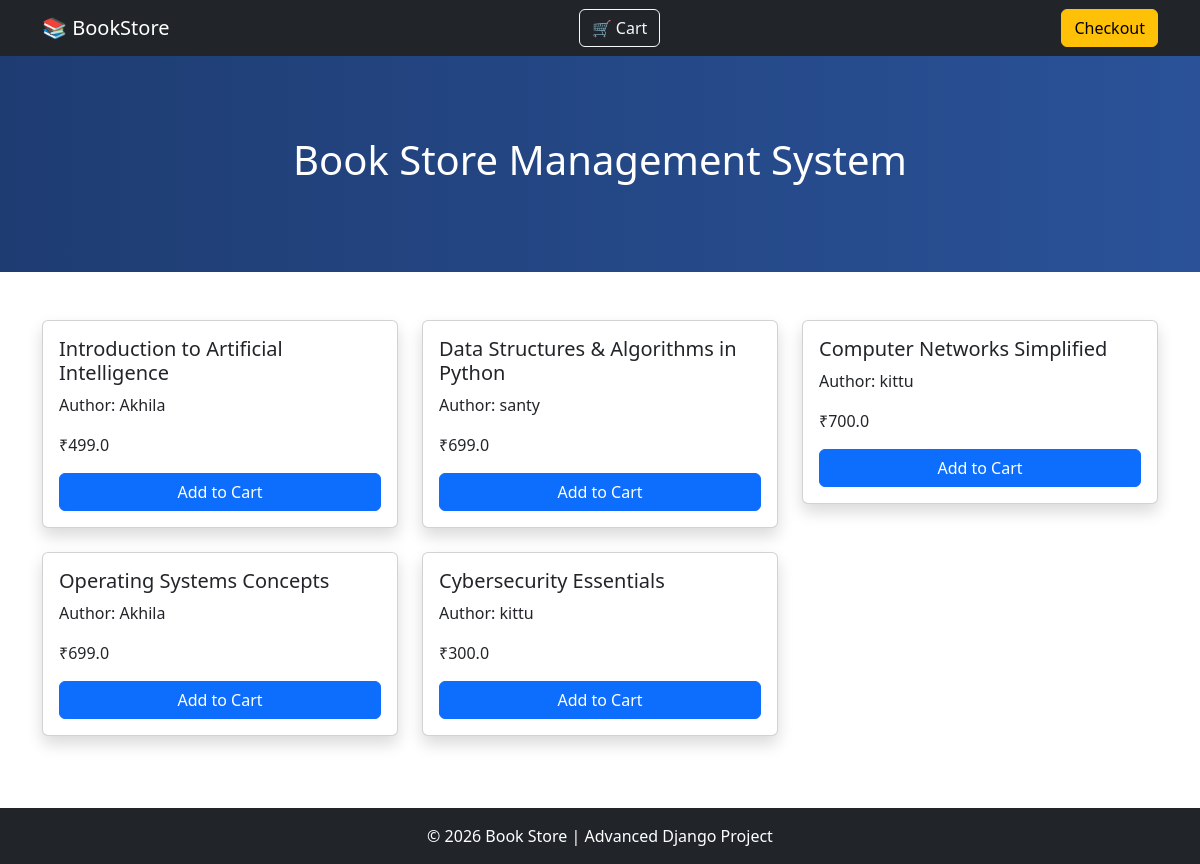
The page / on the database its author committed.
### store/models.py (models this page shows, shortened)
class Book(models.Model):
    title=models.CharField(max_length=200)
    author=models.CharField(max_length=200)
    price=models.FloatField()
    category=models.ForeignKey(Category,on_delete=models.CASCADE)

### store/views.py (the view)
# urls.py: urlpatterns=[path('',views.home,name='home')]
def home(request):
    q=request.GET.get('q')
    books=Book.objects.all()
    if q:
        books=books.filter(Q(title__icontains=q)|Q(author__icontains=q))
    return render(request,'home.html',{'books':books})

### templates/home.html (shortened to what this page needs)
<!DOCTYPE html>
<html>
<head>
<link href="https://cdn.jsdelivr.net/npm/bootstrap@5.3.0/dist/css/bootstrap.min.css" rel="stylesheet">
</head>
<body>
<nav class="navbar navbar-dark bg-dark">
<div class="container">
<a class="navbar-brand" href="/">📚 BookStore</a>
<a href="/cart/" class="btn btn-outline-light">🛒 Cart</a>
<a href="/orders/checkout/" class="btn btn-warning ms-2">Checkout</a>
</div>
</nav>
<div class="hero">
<h1>Book Store Management System</h1>
</div>
<div class="container mt-5">
<div class="row">
{% for book in books %}
<div class="col-md-4 mb-4">
<div class="card shadow p-3">
<h5>{{ book.title }}</h5>
<p>Author: {{ book.author }}</p>
<p>₹{{ book.price }}</p>
<a href="{% url 'add_to_cart' book.id %}" class="btn btn-primary">Add to Cart</a>
</div>
</div>
{% endfor %}
</div>
</div>
<footer class="bg-dark text-white text-center p-3 mt-5">
© 2026 Book Store | Advanced Django Project
</footer>
</body>
</html>

### templates/home.html (style rules this page uses)
.hero { background:linear-gradient(to right,#1e3c72,#2a5298);color:white;padding:80px;text-align:center; }

### rows shown on the page
Book: title "Introduction to Artificial Intelligence", author "Akhila", price "499.0"
Book: title "Data Structures & Algorithms in Python", author "santy", price "699.0"
Book: title "Computer Networks Simplified", author "kittu", price "700.0"
Book: title "Operating Systems Concepts", author "Akhila", price "699.0"
Book: title "Cybersecurity Essentials", author "kittu", price "300.0"
